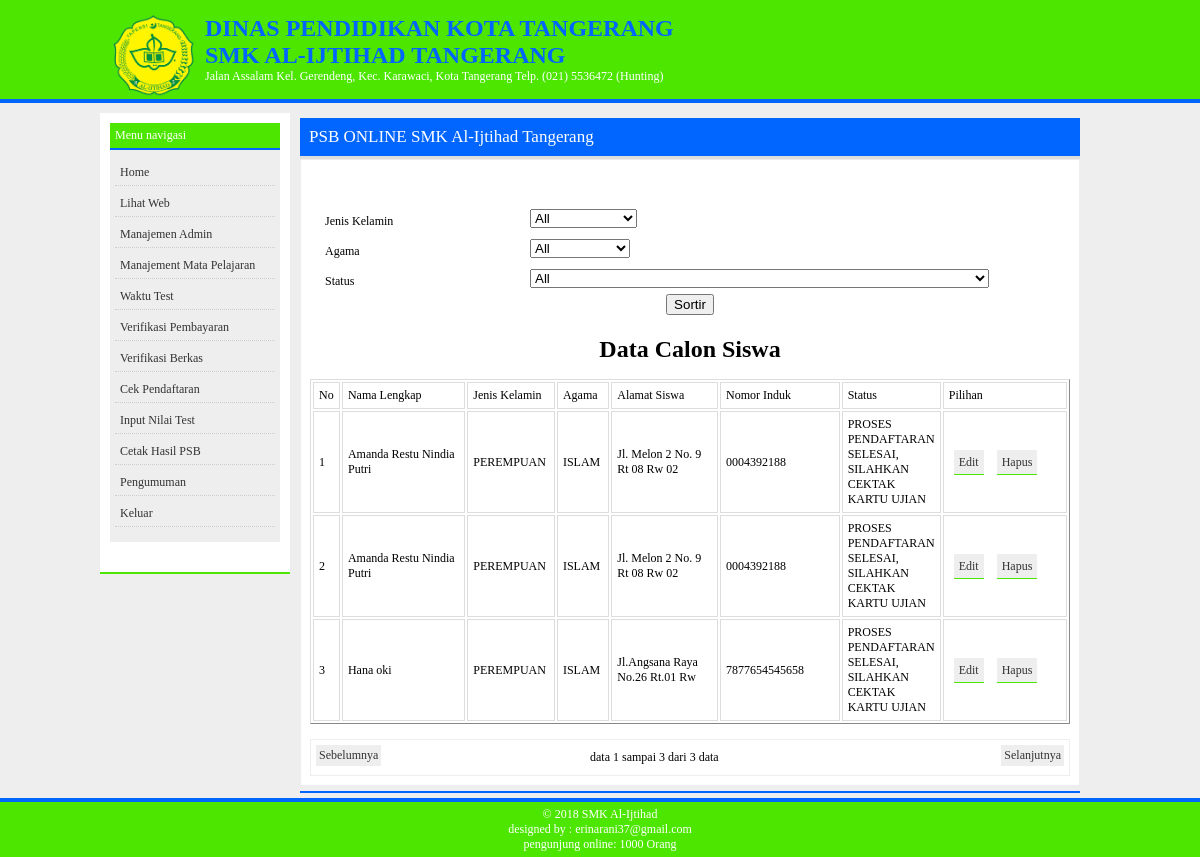
The app's page /root/index.php?page=siswa (signed in) with its own data.
### tables this page shows
CREATE TABLE IF NOT EXISTS `siswa` (
  `id_siswa` int(11) NOT NULL AUTO_INCREMENT,
  `username` text NOT NULL,
  `password` varchar(30) NOT NULL,
  `nama_lengkap` varchar(30) NOT NULL,
  `jenis_kelamin` int(1) NOT NULL,
  `agama` int(1) NOT NULL,
  `tempat_lahir` varchar(30) NOT NULL,
  `tanggal_lahir` date NOT NULL,
  `alamat_siswa` varchar(30) NOT NULL,
  `foto` varchar(200) DEFAULT NULL,
  `no_telp` varchar(12) NOT NULL,
  `NO_INDUK` varchar(50) DEFAULT NULL,
  `tgl_masuk` date DEFAULT NULL,
  `anak_ke` int(11) NOT NULL,
  `jml_saudara` int(11) NOT NULL,
  `kebangsaan` int(11) NOT NULL,
  `bahasa` int(11) NOT NULL,
  `status` varchar(2) NOT NULL,
  PRIMARY KEY (`id_siswa`)
);

CREATE TABLE IF NOT EXISTS `parameter` (
  `id_parameter` int(11) NOT NULL AUTO_INCREMENT,
  `column_name` varchar(50) NOT NULL,
  `param_value` varchar(50) NOT NULL,
  `param_name` varchar(100) DEFAULT NULL,
  PRIMARY KEY (`id_parameter`),
  UNIQUE KEY `column_name` (`column_name`,`param_value`)
);

### Connections/dropdown_helper.php (the view, shortened to what this page needs)
<?php
if (!function_exists("get_dropdown_with_all")) {
    function get_dropdown_with_all($column_name, $order_by) {
        echo '<option value="0">All</option>';
    }
}
?>

### root/siswa/index.php (shortened to what this page needs)
<?php
include "../Connections/dropdown_helper.php";
$editFormAction = $_SERVER['PHP_SELF'];
if (isset($_SERVER['QUERY_STRING'])) {
    $editFormAction .= "?" . htmlentities($_SERVER['QUERY_STRING']);
}
$currentPage = $_SERVER["PHP_SELF"];
$maxRows_index = 10;
$pageNum_index = 0;
$startRow_index = $pageNum_index * $maxRows_index;
$agama = '';
$jenis_kelamin = '';
$status = '';
$query_index = "SELECT s.*, "
        . "p_status.param_name as status_desc, "
        . "p_agama.param_name as agama_desc, "
        . "p_jen_kel.param_name as jenis_kelamin_desc  "
        . "FROM siswa s "
        . "left join parameter p_status on s.status = p_status.param_value and p_status.column_name = 'status' "
        . "left join parameter p_agama on s.agama = p_agama.param_value and p_agama.column_name = 'agama' "
        . "left join parameter p_jen_kel on s.jenis_kelamin = p_jen_kel.param_value and p_jen_kel.column_name = 'jenis_kelamin' "
        . "where s.jenis_kelamin like '%" . $jenis_kelamin . "%' "
        . "and s.agama like '%" . $agama . "%' "
        . "and s.status like '%" . $status . "%' ";
$query_limit_index = sprintf("%s LIMIT %d, %d", $query_index, $startRow_index, $maxRows_index);
$index = mysql_query($query_limit_index, $alijtihad_db) or die(mysql_error());
$row_index = mysql_fetch_assoc($index);
if (isset($_GET['totalRows_index'])) {
    $totalRows_index = $_GET['totalRows_index'];
} else {
    $all_index = mysql_query($query_index);
    $totalRows_index = mysql_num_rows($all_index);
}
$totalPages_index = ceil($totalRows_index / $maxRows_index) - 1;
$queryString_index = "";
if (!empty($_SERVER['QUERY_STRING'])) {
    $params = explode("&", $_SERVER['QUERY_STRING']);
    $newParams = array();
    foreach ($params as $param) {
        if (stristr($param, "pageNum_index") == false &&
                stristr($param, "totalRows_index") == false) {
            array_push($newParams, $param);
        }
    }
    if (count($newParams) != 0) {
        $queryString_index = "&" . htmlentities(implode("&", $newParams));
    }
}
$queryString_index = sprintf("&totalRows_index=%d%s", $totalRows_index, $queryString_index);
?>
<br />
<br />
<div class="input-identitas">
    <form action="<?php echo $editFormAction; ?>" method="POST">
        <div class="input-identitas">
            <div class="input-label">
                Jenis Kelamin
            </div>
             <select name="jenis_kelamin" >
                <?php
                if($jenis_kelamin != ''){
                    get_dropdown_with_all_and_selected_value("jenis_kelamin", "param_value", $jenis_kelamin);
                }else{
                    get_dropdown_with_all("jenis_kelamin", "param_value");
                }
                ?>
            </select>
        </div><div class="clear"></div>
        <div class="input-identitas">
            <div class="input-label">
                Agama
            </div>
            <select name="agama" >
            <?php
            if($agama != ''){
                get_dropdown_with_all_and_selected_value("agama", "param_value", $agama);
            }else{
                get_dropdown_with_all("agama", "param_value");
            }
            ?>
            </select>
        </div><div class="clear"></div>
        <div class="input-identitas">
            <div class="input-label">
                Status
            </div>
            <select name="status" >
            <?php
            if($status != ''){
                get_dropdown_with_all_and_selected_value("status", "param_value", $status);
            }else{
                get_dropdown_with_all("status", "param_value");
            }
            ?>
            </select>
        </div><div class="clear"></div>
        <center>
            <input name="" type="submit" value="Sortir" />
        </center>
    </form>
</div>
<div id="data-siswa"><center>
        <h1>Data Calon Siswa </h1>
    </center>
    <table border="1" align="center" class="table">
        <thead>
            <tr>
                <td width="15">No</td>
                <td width="120">Nama Lengkap</td>
                <td width="70">Jenis Kelamin</td>
                <td width="39">Agama</td>
                <td width="100">Alamat Siswa</td>
                <td width="111">Nomor Induk</td>
                <td width="34">Status</td>
                <td width="120" class="action">Pilihan</td>
            </tr>
        </thead>
        <tbody>
            <?php
            $no = 1;
            do {
                ?>
                <tr>
                    <td><?php echo $no ?> </a></td>
                    <td><?php echo $row_index['nama_lengkap']; ?>&nbsp; </td>
                    <td><?php echo $row_index['jenis_kelamin_desc']; ?>&nbsp; </td>
                    <td><?php echo $row_index['agama_desc']; ?>&nbsp; </td>
                    <td><?php echo $row_index['alamat_siswa']; ?>&nbsp; </td>
                    <td><?php echo $row_index['NO_INDUK']; ?>&nbsp; </td>
                    <td><?php echo $row_index['status_desc']; ?>&nbsp; </td>
                    <td class="action"><a  class="btn btn-mini" href="http://localhost/al-ijtihad/root/index.php?page=edit-siswa&username=<?php echo $row_index['username']; ?>">Edit</a> <a class="btn btn-mini" href="http://localhost/al-ijtihad/root/index.php?page=hapus-siswa&id_siswa=<?php echo $row_index['id_siswa']; ?>">Hapus</a></td>
                </tr>
    <?php $no++;
} while ($row_index = mysql_fetch_assoc($index)); ?>
        </tbody>
    </table>
</div>
<br /><div class="navigator">
    <div class="tombolnext">
        <a href="<?php printf("%s?pageNum_index=%d%s", $currentPage, min($totalPages_index, $pageNum_index + 1), $queryString_index); ?>">Selanjutnya</a>
    </div>
    <div class="tombolprev">
        <a href="<?php printf("%s?pageNum_index=%d%s", $currentPage, max(0, $pageNum_index - 1), $queryString_index); ?>">Sebelumnya</a>
    </div>
    <div class="total-data">
        data <?php echo ($startRow_index + 1) ?> sampai <?php echo min($startRow_index + $maxRows_index, $totalRows_index) ?> dari <?php echo $totalRows_index ?> data
    </div>

### tema/style.css (style rules this page uses)
body { font-family:"Century Gothic"; font-size:12px; background-color:#eee; padding:0px; margin:0px; }
table { border-color:#ddd; }
tr { border:1px solid #ddd; }
td { border:1px solid #ddd; padding:5px; }
.navigator { border:1px solid #eee; padding:5px; background-color:#fff; }
.tombolnext { padding:3px; background-color:#eee; float:right; }
.tombolnext>a { text-decoration:none; color:#333; }
.tombolprev { padding:3px; background-color:#eee; float:left; }
.tombolprev>a { text-decoration:none; color:#333; }
.input-identitas { padding:5px; }
.input-label { padding:5px; float:left; width:200px; }
.btn { padding:5px; margin:5px; border:none; border-bottom:1px solid #4ce600; background-color:#eee; width:100px; color:#333; cursor:pointer; }
.total-data { padding:5px; width:200px; margin:auto; }

### root/style.css (style rules this page uses)
a.btn { text-decoration:none }

### member/print.css (style rules this page uses)
body { font-family: "Times New Roman", Times, serif; font-size: 12px; text-align: left; }

### records on screen
siswa: nama_lengkap "Amanda Restu Nindia Putri", parameter.param_name "PEREMPUAN", parameter.param_name "ISLAM", alamat_siswa "Jl. Melon 2 No. 9 Rt 08 Rw 02", NO_INDUK "0004392188", parameter.param_name "PROSES PENDAFTARAN SELESAI, SILAHKAN CEKTAK KARTU UJIAN"
siswa: nama_lengkap "Amanda Restu Nindia Putri", parameter.param_name "PEREMPUAN", parameter.param_name "ISLAM", alamat_siswa "Jl. Melon 2 No. 9 Rt 08 Rw 02", NO_INDUK "0004392188", parameter.param_name "PROSES PENDAFTARAN SELESAI, SILAHKAN CEKTAK KARTU UJIAN"
siswa: nama_lengkap "Hana oki", parameter.param_name "PEREMPUAN", parameter.param_name "ISLAM", alamat_siswa "Jl.Angsana Raya No.26 Rt.01 Rw", NO_INDUK "7877654545658", parameter.param_name "PROSES PENDAFTARAN SELESAI, SILAHKAN CEKTAK KARTU UJIAN"

### other values on screen
$startRow_index + 1 "1"
min($startRow_index + $maxRows_index, $totalRows_index) "3"
$totalRows_index "3"
